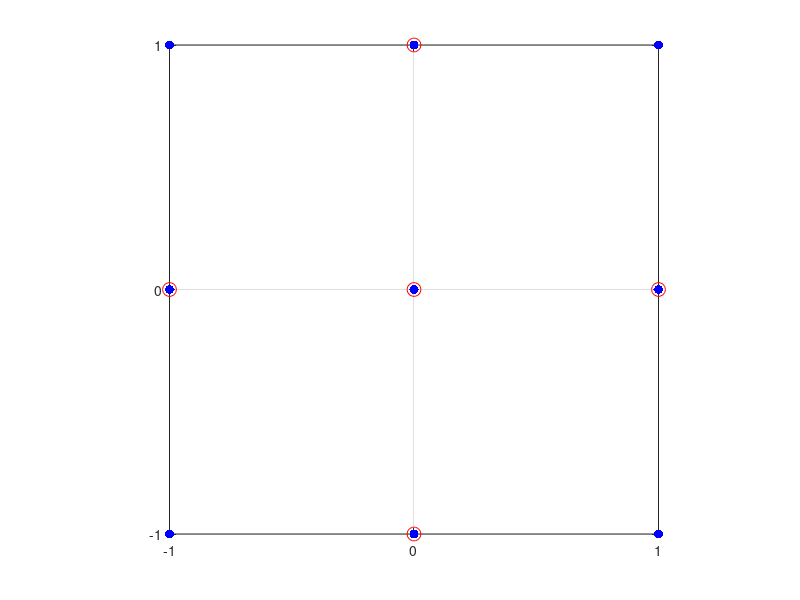
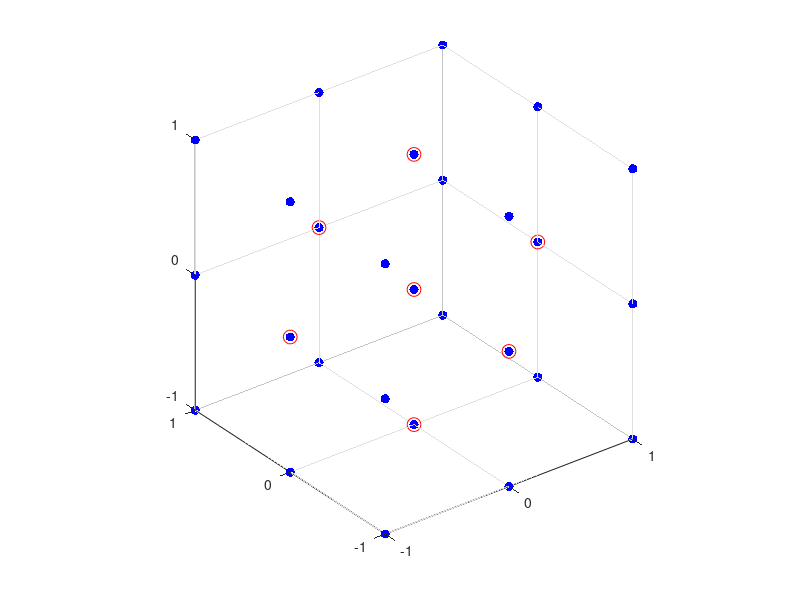

The MATLAB source for these figures, in order:
clear all;

% 2D
xgrid = [-1 0 1]';
ygrid = [-1 0 1]';
for ix = 1:3

    for iy = 1:3
        
        index = 3*(ix-1)+iy;
        x(index) = xgrid(ix);
        y(index) = ygrid(iy);
        
    end
    
end

xsm = [0 -1 1 0 0];
ysm = [0 0 0 -1 1];

figure;
plot(x,y,'b.','MarkerSize',20);
hold on;
plot(xsm,ysm,'ro','MarkerSize',10);
xticks(xgrid);
yticks(ygrid);
% xticks([-1 -1/sqrt(2) 0 1/sqrt(2) 1]);
% yticks([-1 -1/sqrt(2) 0 1/sqrt(2) 1]);
grid on;
axis square;

% 3D
xgrid = [-1 0 1]';
ygrid = [-1 0 1]';
zgrid = [-1 0 1]';
for ix = 1:3

    for iy = 1:3
        
        for iz = 1:3
        
        index = 9*(ix-1)+3*(iy-1)+iz;
        x(index) = xgrid(ix);
        y(index) = ygrid(iy);
        z(index) = zgrid(iz);
        
        end
        
    end
    
end

xsm = [0 -1 1 0 0 0 0];
ysm = [0 0 0 -1 1 0 0];
zsm = [0 0 0 0 0 -1 1];

figure;
plot3(x,y,z,'b.','MarkerSize',20);
hold on;
plot3(xsm,ysm,zsm,'ro','MarkerSize',10);
xticks(xgrid);
yticks(ygrid);
zticks(zgrid);
% xticks([-1 -1/sqrt(2) 0 1/sqrt(2) 1]);
% yticks([-1 -1/sqrt(2) 0 1/sqrt(2) 1]);
grid on;
axis square;